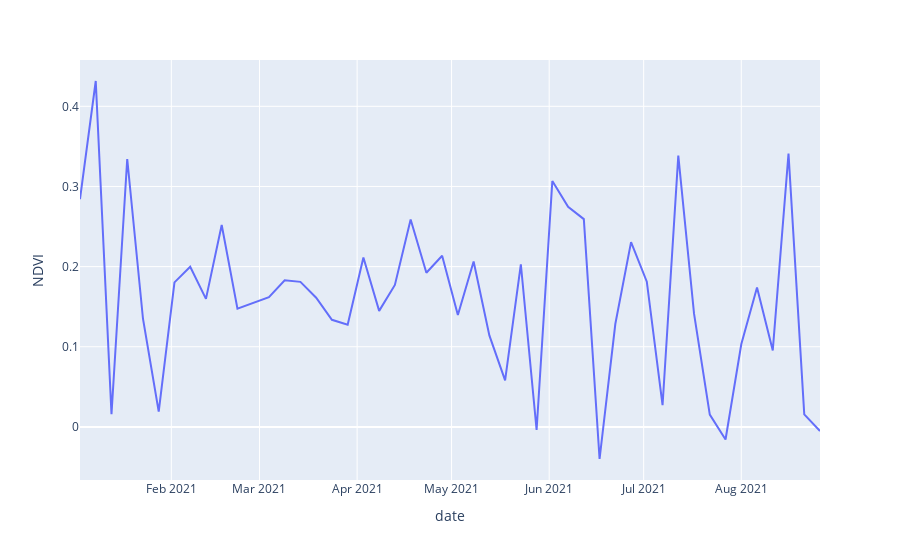

Notebook code cell kept with this figure:
### Code cell
df = px.data.stocks()
fig = px.line(df_filtered, x='date', y="NDVI")
fig.show()
